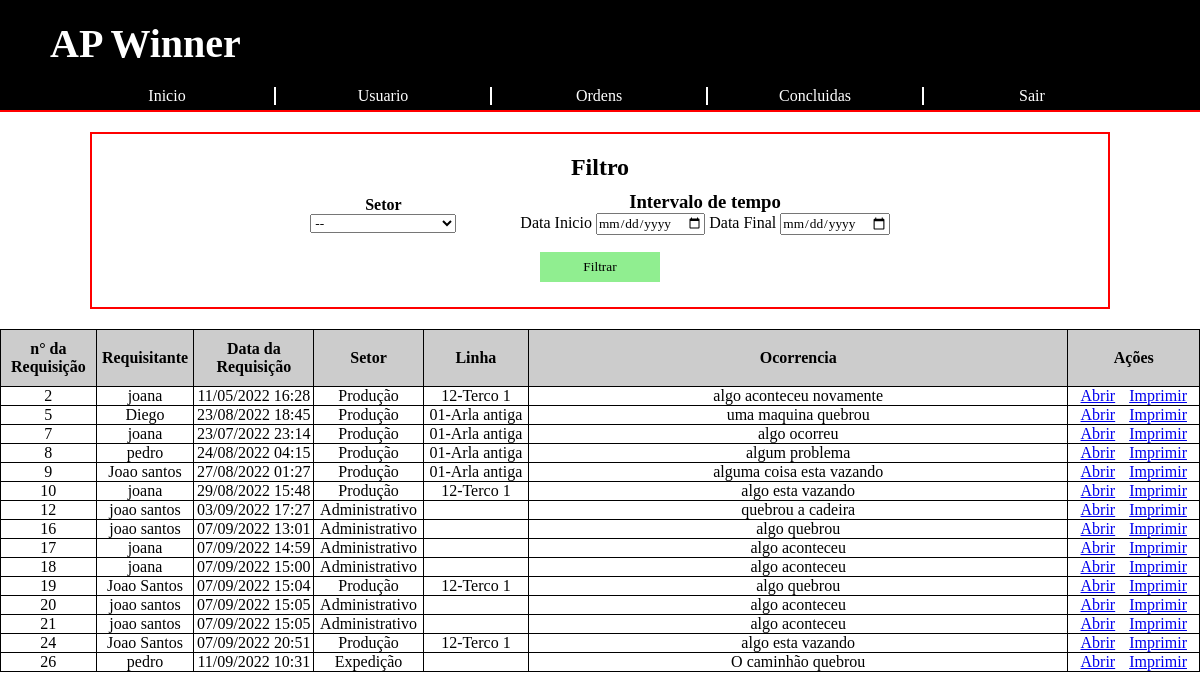
The app's page /ordensConcluidas.php, older data.
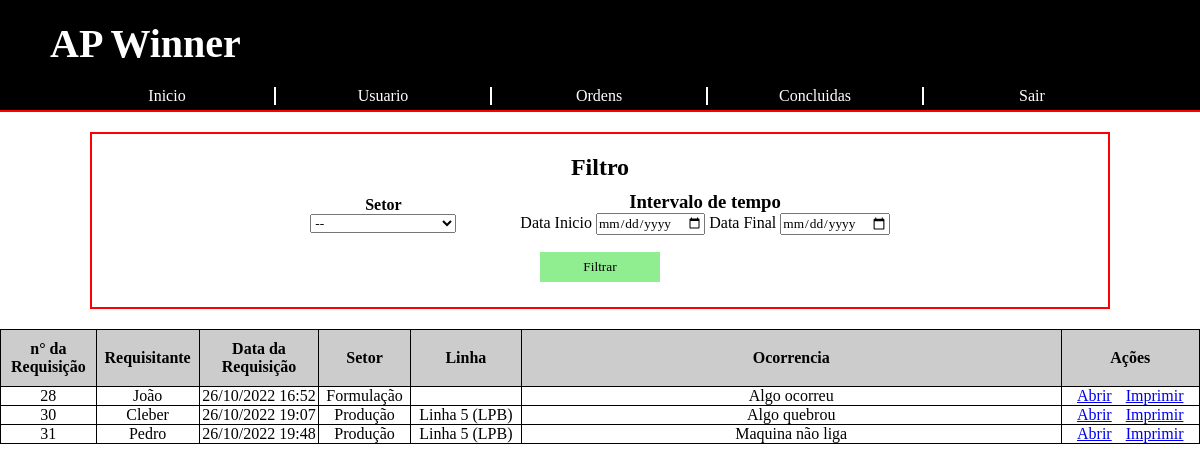
The same page, newer data.
### tables this page shows
CREATE TABLE `ordemservico` (
  `id` int(11) NOT NULL,
  `nomeRequisitante` varchar(80) NOT NULL,
  `setor` varchar(20) NOT NULL,
  `linhaProducao` varchar(40) DEFAULT NULL,
  `dataRequisicao` datetime NOT NULL,
  `descricaoRequisicao` text NOT NULL,
  `concluido` int(1) NOT NULL DEFAULT 0,
  `id_relatorioTecnico` int(11) DEFAULT NULL
);

### php/concluidos.php (the view)
<?php
    include 'config.php';
    $sql = "SELECT * FROM ordemservico WHERE concluido = '1' ";
    $dados = mysqli_query($conn,$sql);
    while($row = mysqli_fetch_array($dados)){
?>
    <tr>
        <td><?php echo $row['id'] ?></td>
        <td><?php echo $row['nomeRequisitante'] ?></td>
        <td><?php echo date('d/m/Y H:i', strtotime($row['dataRequisicao']))?></td>
        <td><?php echo $row['setor'] ?></td>
        <td><?php echo $row['linhaProducao'] ?></td>
        <td><?php echo $row['descricaoRequisicao'] ?></td>
        <td>
            <a href="ordem.php?id=<?php echo $row['id'] ?>">Abrir</a>
            <a href="imprimirReq.php?id=<?php echo $row['id'] ?>">Imprimir</a>
        </td>
    </tr>
<?php
    }
?>

Row changes from the older to the newer data that the page shows:
removed ordemservico: id "2", nomeRequisitante "joana", dataRequisicao "11/05/2022 16:28", setor "Produção", linhaProducao "12-Terco 1", descricaoRequisicao "algo aconteceu novamente"
removed ordemservico: id "5", nomeRequisitante "Diego", dataRequisicao "23/08/2022 18:45", setor "Produção", linhaProducao "01-Arla antiga", descricaoRequisicao "uma maquina quebrou"
removed ordemservico: id "7", nomeRequisitante "joana", dataRequisicao "23/07/2022 23:14", setor "Produção", linhaProducao "01-Arla antiga", descricaoRequisicao "algo ocorreu"
removed ordemservico: id "8", nomeRequisitante "pedro", dataRequisicao "24/08/2022 04:15", setor "Produção", linhaProducao "01-Arla antiga", descricaoRequisicao "algum problema"
removed ordemservico: id "9", nomeRequisitante "Joao santos", dataRequisicao "27/08/2022 01:27", setor "Produção", linhaProducao "01-Arla antiga", descricaoRequisicao "alguma coisa esta vazando"
removed ordemservico: id "10", nomeRequisitante "joana", dataRequisicao "29/08/2022 15:48", setor "Produção", linhaProducao "12-Terco 1", descricaoRequisicao "algo esta vazando"
removed ordemservico: id "12", nomeRequisitante "joao santos", dataRequisicao "03/09/2022 17:27", setor "Administrativo", descricaoRequisicao "quebrou a cadeira"
removed ordemservico: id "16", nomeRequisitante "joao santos", dataRequisicao "07/09/2022 13:01", setor "Administrativo", descricaoRequisicao "algo quebrou"
removed ordemservico: id "17", nomeRequisitante "joana", dataRequisicao "07/09/2022 14:59", setor "Administrativo", descricaoRequisicao "algo aconteceu"
removed ordemservico: id "18", nomeRequisitante "joana", dataRequisicao "07/09/2022 15:00", setor "Administrativo", descricaoRequisicao "algo aconteceu"
removed ordemservico: id "19", nomeRequisitante "Joao Santos", dataRequisicao "07/09/2022 15:04", setor "Produção", linhaProducao "12-Terco 1", descricaoRequisicao "algo quebrou"
removed ordemservico: id "20", nomeRequisitante "joao santos", dataRequisicao "07/09/2022 15:05", setor "Administrativo", descricaoRequisicao "algo aconteceu"
removed ordemservico: id "21", nomeRequisitante "joao santos", dataRequisicao "07/09/2022 15:05", setor "Administrativo", descricaoRequisicao "algo aconteceu"
removed ordemservico: id "24", nomeRequisitante "Joao Santos", dataRequisicao "07/09/2022 20:51", setor "Produção", linhaProducao "12-Terco 1", descricaoRequisicao "algo esta vazando"
removed ordemservico: id "26", nomeRequisitante "pedro", dataRequisicao "11/09/2022 10:31", setor "Expedição", descricaoRequisicao "O caminhão quebrou"
added ordemservico: id "28", nomeRequisitante "João", dataRequisicao "26/10/2022 16:52", setor "Formulação", descricaoRequisicao "Algo ocorreu"
added ordemservico: id "30", nomeRequisitante "Cleber", dataRequisicao "26/10/2022 19:07", setor "Produção", linhaProducao "Linha 5 (LPB)", descricaoRequisicao "Algo quebrou"
added ordemservico: id "31", nomeRequisitante "Pedro", dataRequisicao "26/10/2022 19:48", setor "Produção", linhaProducao "Linha 5 (LPB)", descricaoRequisicao "Maquina não liga"
